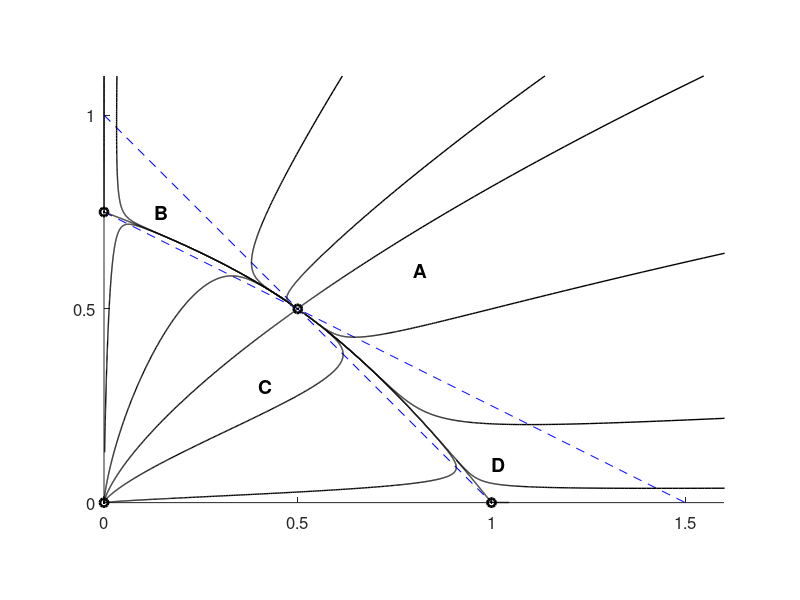

Here is the MATLAB script that generated this plot:
function CompSpec

A = [1 0; 0 3/4];

xmin = 0;
xmax = 1.6;
nx = 21;
ymin = 0;
ymax = 1.1;
ny = 21;

lw = 1;

clf;
%vfplanar(@CompSpecVF,A,[xmin xmax],nx,[ymin ymax],ny);

axis equal
axis([xmin xmax ymin ymax])
set(gca,'YTick',[-1 -0.5 0 0.5 1])
set(gca,'fontsize',12)

hold on

plot([0 1],[1 0],'b--')
plot([0 3/2],[3/4 0],'b--')

plot(0,0,'ko','linewidth',2)
plot(1,0,'ko','linewidth',2)
plot(0,3/4,'ko','linewidth',2)
plot(1/2,1/2,'ko','linewidth',2)

plot(0,0,'k.','linewidth',2)
plot(1,0,'k.','linewidth',2)
plot(0,3/4,'k.','linewidth',2)
plot(1/2,1/2,'k.','linewidth',2)
%axis off
%text(1,-0.06,'1','fontsize',12);
%text(-1,-0.06,'-1','fontsize',12);
%text(0.03,1-0.02,'1','fontsize',12);
%text(0.03,-1,'-1','fontsize',12);

maxstep = 0.08;
opts = odeset('MaxStep',maxstep);
Tf = 20;
Tb = -20;


ic = [0.19; 0.25];
[t,v] = ode45(@CompSpecVF,[0 Tf],ic,opts,A);
plot(v(:,1),v(:,2),'k-','linewidth',lw)
[t,v] = ode45(@CompSpecVF,[0 Tb],ic,opts,A);
plot(v(:,1),v(:,2),'k-','linewidth',lw)
 
ic = [0.57; 0.55];
[t,v] = ode45(@CompSpecVF,[0 Tf],ic,opts,A);
plot(v(:,1),v(:,2),'k-','linewidth',lw)
[t,v] = ode45(@CompSpecVF,[0 Tb],ic,opts,A);
plot(v(:,1),v(:,2),'k-','linewidth',lw)

ic = [0.45; 0.25];
[t,v] = ode45(@CompSpecVF,[0 Tf],ic,opts,A);
plot(v(:,1),v(:,2),'k-','linewidth',lw)
[t,v] = ode45(@CompSpecVF,[0 Tb],ic,opts,A);
plot(v(:,1),v(:,2),'k-','linewidth',lw)

ic = [1; 1];
[t,v] = ode45(@CompSpecVF,[0 Tf],ic,opts,A);
plot(v(:,1),v(:,2),'k-','linewidth',lw)
[t,v] = ode45(@CompSpecVF,[0 0.015*Tb],ic,opts,A);
plot(v(:,1),v(:,2),'k-','linewidth',lw)

ic = [1; 0.5];
[t,v] = ode45(@CompSpecVF,[0 Tf],ic,opts,A);
plot(v(:,1),v(:,2),'k-','linewidth',lw)
[t,v] = ode45(@CompSpecVF,[0 0.05*Tb],ic,opts,A);
plot(v(:,1),v(:,2),'k-','linewidth',lw)

ic = [0.8; 0.25];
[t,v] = ode45(@CompSpecVF,[0 Tf],ic,opts,A);
plot(v(:,1),v(:,2),'k-','linewidth',lw)
[t,v] = ode45(@CompSpecVF,[0 0.2*Tb],ic,opts,A);
plot(v(:,1),v(:,2),'k-','linewidth',lw)


ic = [1; 0.05];
[t,v] = ode45(@CompSpecVF,[0 Tf],ic,opts,A);
plot(v(:,1),v(:,2),'k-','linewidth',lw)
[t,v] = ode45(@CompSpecVF,[0 0.2*Tb],ic,opts,A);
plot(v(:,1),v(:,2),'k-','linewidth',lw)


ic = [1; 0.001];
[t,v] = ode45(@CompSpecVF,[0 Tf],ic,opts,A);
plot(v(:,1),v(:,2),'k-','linewidth',lw)
[t,v] = ode45(@CompSpecVF,[0 0.2*Tb],ic,opts,A);
plot(v(:,1),v(:,2),'k-','linewidth',lw)


ic = [0.8; 0.05];
[t,v] = ode45(@CompSpecVF,[0 Tf],ic,opts,A);
plot(v(:,1),v(:,2),'k-','linewidth',lw)
[t,v] = ode45(@CompSpecVF,[0 0.5*Tb],ic,opts,A);
plot(v(:,1),v(:,2),'k-','linewidth',lw)

ic = [0.001; 0.75];
[t,v] = ode45(@CompSpecVF,[0 2*Tf],ic,opts,A);
plot(v(:,1),v(:,2),'k-','linewidth',lw)
[t,v] = ode45(@CompSpecVF,[0 0.5*Tb],ic,opts,A);
plot(v(:,1),v(:,2),'k-','linewidth',lw)

ic = [0.05; 0.75];
[t,v] = ode45(@CompSpecVF,[0 2*Tf],ic,opts,A);
plot(v(:,1),v(:,2),'k-','linewidth',lw)
[t,v] = ode45(@CompSpecVF,[0 0.5*Tb],ic,opts,A);
plot(v(:,1),v(:,2),'k-','linewidth',lw)


ic = [0.02; 0.6];
[t,v] = ode45(@CompSpecVF,[0 2*Tf],ic,opts,A);
plot(v(:,1),v(:,2),'k-','linewidth',lw)
[t,v] = ode45(@CompSpecVF,[0 0.2*Tb],ic,opts,A);
plot(v(:,1),v(:,2),'k-','linewidth',lw)


ic = [0.2; 0.5];
[t,v] = ode45(@CompSpecVF,[0 2*Tf],ic,opts,A);
plot(v(:,1),v(:,2),'k-','linewidth',lw)
[t,v] = ode45(@CompSpecVF,[0 0.5*Tb],ic,opts,A);
plot(v(:,1),v(:,2),'k-','linewidth',lw)


ic = [0.4; 0.7];
[t,v] = ode45(@CompSpecVF,[0 2*Tf],ic,opts,A);
plot(v(:,1),v(:,2),'k-','linewidth',lw)
[t,v] = ode45(@CompSpecVF,[0 0.2*Tb],ic,opts,A);
plot(v(:,1),v(:,2),'k-','linewidth',lw)

text(0.8,0.6, 'A','fontsize',14,'fontweight','bold');
text(0.13,0.75,'B','fontsize',14,'fontweight','bold');
text(0.4,0.3,'C','fontsize',14,'fontweight','bold');
text(1,0.1,'D','fontsize',14,'fontweight','bold');

end

function z = vfplanar(vf,p,xrange,nx,yrange,ny)
    x = linspace(xrange(1),xrange(2),nx);
    y = linspace(yrange(1),yrange(2),ny);
    [X,Y] = meshgrid(x,y);
    z = [X,Y];
    U = zeros(size(X));
    V = zeros(size(U));
    for j = 1:nx,
        for k = 1:ny
            dx = vf(0,[x(j); y(k)],p);
            U(k,j) = dx(1);
            V(k,j) = dx(2);
        end
    end
    quiver(X,Y,U,V);
end

function dz = CompSpecVF(t,z,p)
    x = z(1);
    y = z(2);
    dz = [ (1-x-y)*x; (3/4)*(1-(4/3)*y-(2/3)*x)*y];
end